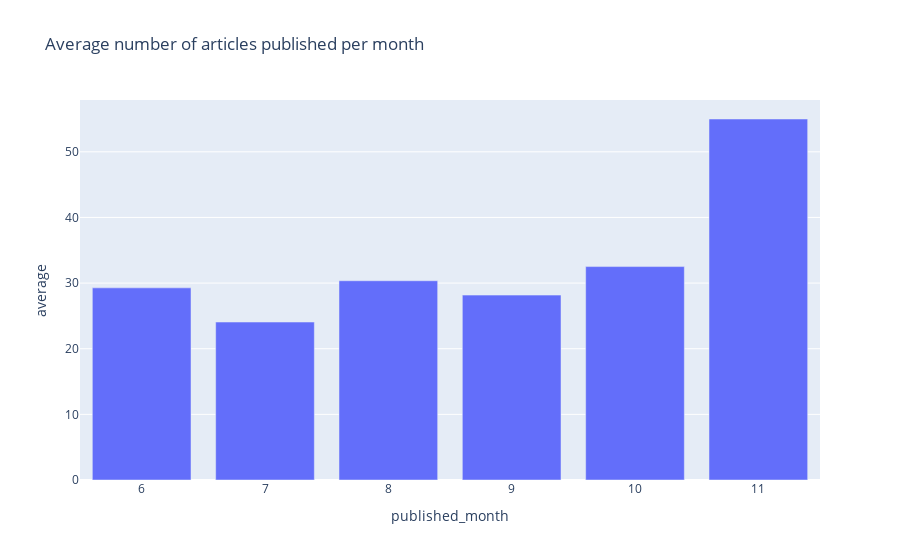

Write notebook code for a chart like this one.
### Markdown cell above
### Average Daily Articles Every Month <a class="anchor" id="avg_daily_articles"></a>

### Code cell
## calculating average number of articles per day. 
average_monthly_articles = pd.DataFrame({"average": daily_numbers.groupby("published_month")["count"].mean()}).reset_index()
fig = px.bar(average_monthly_articles, x='published_month', y='average', title='Average number of articles published per month');
fig.show()

### Figure 1 — Plotly figure (JSON) as saved in the notebook; plotly's stock layout.template omitted (floating-point values rounded to 4 significant figures)
{"data": [{"alignmentgroup": "True", "hovertemplate": "published_month=%{x}<br>average=%{y}<extra></extra>", "legendgroup": "", "marker": {"color": "#636efa", "pattern": {"shape": ""}}, "name": "", "offsetgroup": "", "orientation": "v", "showlegend": false, "textposition": "auto", "type": "bar", "x": [6, 7, 8, 9, 10, 11], "xaxis": "x", "y": [29.27, 24.06, 30.35, 28.17, 32.52, 55], "yaxis": "y"}], "layout": {"barmode": "relative", "legend": {"tracegroupgap": 0}, "title": {"text": "Average number of articles published per month"}, "xaxis": {"anchor": "y", "domain": [0, 1], "title": {"text": "published_month"}}, "yaxis": {"anchor": "x", "domain": [0, 1], "title": {"text": "average"}}}}
